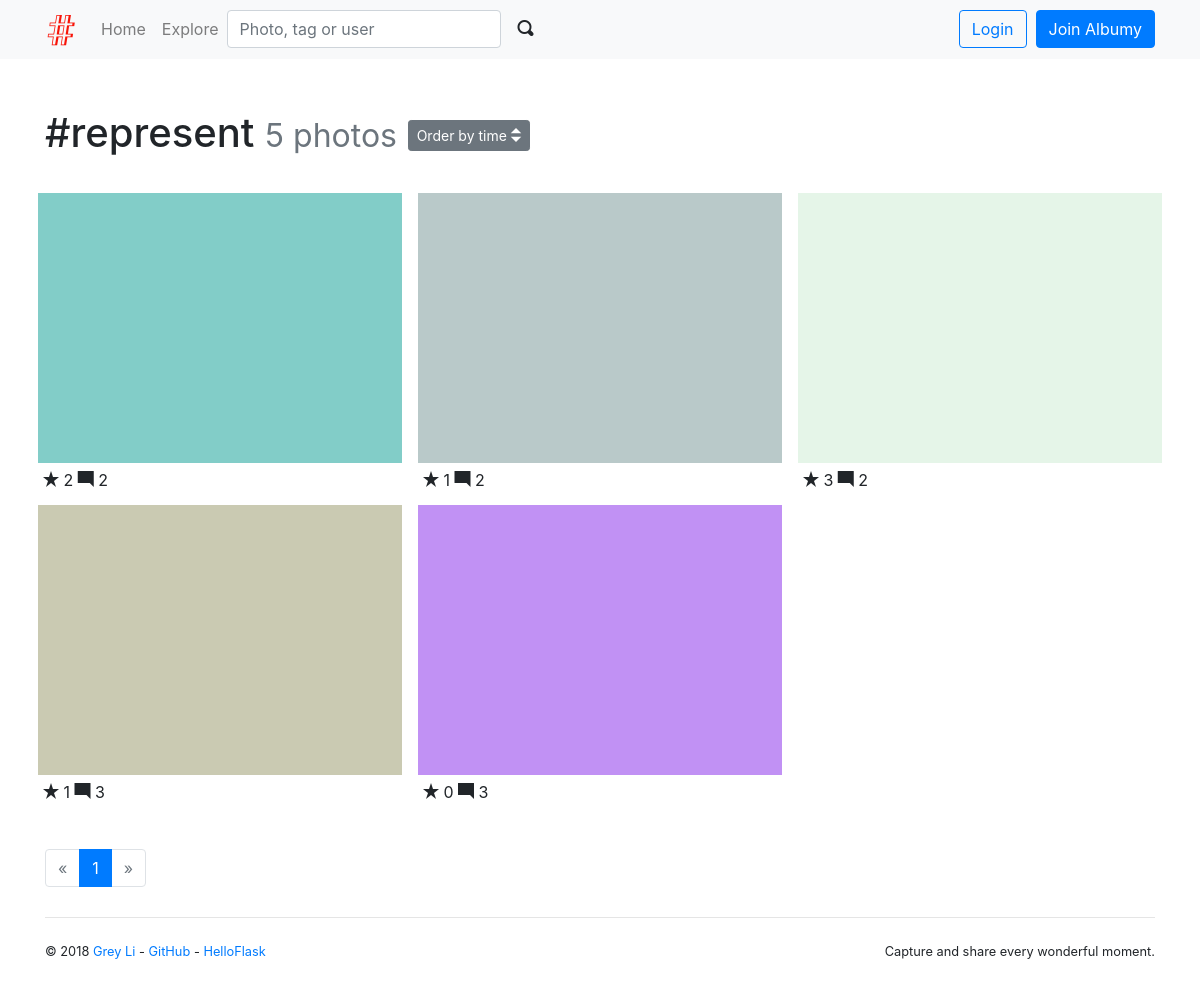
The page /tag/1 on the database its author committed.
### albumy/models.py (models this page shows)
@whooshee.register_model('name')
class Tag(db.Model):
    id = db.Column(db.Integer, primary_key=True)
    name = db.Column(db.String(64), index=True, unique=True)
    photos = db.relationship('Photo', secondary=tagging, back_populates='tags')

@whooshee.register_model('description')
class Photo(db.Model):
    id = db.Column(db.Integer, primary_key=True)
    description = db.Column(db.String(500))
    filename = db.Column(db.String(64))
    filename_s = db.Column(db.String(64))
    filename_m = db.Column(db.String(64))
    timestamp = db.Column(db.DateTime, default=datetime.utcnow, index=True)
    can_comment = db.Column(db.Boolean, default=True)
    flag = db.Column(db.Integer, default=0)
    author_id = db.Column(db.Integer, db.ForeignKey('user.id'))
    author = db.relationship('User', back_populates='photos')
    comments = db.relationship('Comment', back_populates='photo', cascade='all')
    collectors = db.relationship('Collect', back_populates='collected', cascade='all')
    tags = db.relationship('Tag', secondary=tagging, back_populates='photos')

### albumy/blueprints/main.py (the view)
@main_bp.route('/tag/<int:tag_id>', defaults={'order': 'by_time'})
@main_bp.route('/tag/<int:tag_id>/<order>')
def show_tag(tag_id, order):
    tag = Tag.query.get_or_404(tag_id)
    page = request.args.get('page', 1, type=int)
    per_page = current_app.config['ALBUMY_PHOTO_PER_PAGE']
    order_rule = 'time'
    pagination = Photo.query.with_parent(tag).order_by(Photo.timestamp.desc()).paginate(page, per_page)
    photos = pagination.items
    if order == 'by_collects':
        photos.sort(key=lambda x: len(x.collectors), reverse=True)
        order_rule = 'collects'
    return render_template('main/tag.html', tag=tag, pagination=pagination, photos=photos, order_rule=order_rule)

### albumy/__init__.py (called while the page is built)
def register_template_context(app):
    @app.context_processor
    def make_template_context():
        if current_user.is_authenticated:
            notification_count = Notification.query.with_parent(current_user).filter_by(is_read=False).count()
        else:
            notification_count = None
        return dict(notification_count=notification_count)

### albumy/extensions.py (called while the page is built)
    def can(self, permission_name):
        return False

### albumy/templates/main/tag.html (shortened to what this page needs)
{% extends 'base.html' %}
{% from 'bootstrap/pagination.html' import render_pagination %}
{% from 'bootstrap/form.html' import render_form %}
{% from 'macros.html' import photo_card with context %}
{% block content %}
    <div class="page-header">
        <h1>#{{ tag.name }}
            <small class="text-muted">{{ tag.photos|length }} photos</small>
            <span class="dropdown">
            <button class="btn btn-secondary btn-sm" type="button" id="dropdownMenuButton" data-toggle="dropdown"
                    aria-haspopup="true" aria-expanded="false">
                Order by {{ order_rule }} <span class="oi oi-elevator"></span>
            </button>
        </span>
        </h1>
    </div>
    <div class="row">
        {% for photo in photos %}
            {{ photo_card(photo) }}
        {% endfor %}
    </div>
    <div class="page-footer">
        {{ render_pagination(pagination, align='center') }}
    </div>
{% endblock %}

### albumy/templates/base.html (shortened to what this page needs)
{% from 'bootstrap/nav.html' import render_nav_item %}
<!DOCTYPE html>
<html lang="en">
<head>
    {% block head %}
        {% block styles %}
            <link rel="stylesheet" href="{{ url_for('static', filename='css/bootstrap.min.css') }}">
            <link rel="stylesheet" href="{{ url_for('static', filename='open-iconic/font/css/open-iconic-bootstrap.css') }}">
            <link rel="stylesheet" href="{{ url_for('static', filename='css/style.css') }}">
        {% endblock styles %}
    {% endblock head %}
</head>
<body>
{% block navbar %}
    <nav class="navbar navbar-expand-lg navbar-light bg-light">
        <div class="container">
            <a class="navbar-brand" href="{{ url_for('main.index') }}">
                <img src="{{ url_for('static', filename='favicon.ico') }}" alt="Albumy">
            </a>
            <div class="collapse navbar-collapse" id="navbarColor01">
                <div class="navbar-nav mr-auto">
                    {{ render_nav_item('main.index', 'Home') }}
                    {{ render_nav_item('main.explore', 'Explore') }}
                    <form class="form-inline my-2 my-lg-0" action="{{ url_for('main.search') }}">
                        <input type="text" name="q" class="form-control mr-sm-1" placeholder="Photo, tag or user"
                               required>
                        <button class="btn btn-light my-2 my-sm-0" type="submit">
                            <span class="oi oi-magnifying-glass"></span>
                        </button>
                    </form>
                </div>
                <div class="navbar-nav ml-auto">
                {% if current_user.is_authenticated %}
                    <a class="nav-item nav-link" href="{{ url_for('main.show_notifications', filter='unread') }}">
                        <span class="oi oi-bell"></span>
                        <span id="notification-badge"
                              class="{% if notification_count == 0 %}hide{% endif %} badge badge-danger badge-notification"
                              data-href="{{ url_for('ajax.notifications_count') }}">{{ notification_count }}</span>
                    </a>
                    <a class="nav-item nav-link" href="{{ url_for('main.upload') }}" title="Upload">
                        <span class="oi oi-cloud-upload"></span>&nbsp;&nbsp;
                    </a>
                    <div class="dropdown nav-item">
                        <a href="#" class="nav-link dropdown-toggle" data-toggle="dropdown" role="button"
                           aria-expanded="false">
                            <img class="avatar-xs"
                                 src="{{ url_for('main.get_avatar', filename=current_user.avatar_s) }}">
                            <span class="caret"></span>
                        </a>
                        <div class="dropdown-menu dropdown-menu-right" role="menu">
                            <h6 class="dropdown-header">Logged in as {{ current_user.username }}</h6>
                            <a class="dropdown-item" href="{{ url_for('user.index', username=current_user.username) }}">
                                <span class="oi oi-person"></span> My Home
                            </a>
                            <div class="dropdown-divider"></div>
                            <a class="dropdown-item" href="{{ url_for('user.edit_profile') }}">
                                <span class="oi oi-cog"></span> Settings
                            </a>
                            {% if current_user.can('MODERATE') %}
                                <a class="dropdown-item" href="{{ url_for('admin.index') }}">
                                    <span class="oi oi-dashboard"></span> Dashboard
                                </a>
                            {% endif %}
                            <a class="dropdown-item" href="{{ url_for('auth.logout') }}">
                                <span class="oi oi-power-standby"></span> Logout
                            </a>
                        </div>
                    </div>
                {% else %}
                    <a class="btn btn-outline-primary" href="{{ url_for('auth.login') }}">Login</a>&nbsp;&nbsp;
                    <a class="btn btn-primary" href="{{ url_for('auth.register') }}">Join Albumy</a>
                {% endif %}
                </div>
            </div>
        </div>
    </nav>
{% endblock %}
<main>
    <div class="container">
        {% block content %}{% endblock %}
        {% block footer %}
            <footer>
                <p class="float-left">
                    <small>&copy; 2018
                        <a href="http://greyli.com" title="Written by Grey Li">Grey Li</a> -
                        <a href="https://github.com/greyli/albumy" title="Fork me on GitHub">GitHub</a> -
                        <a href="http://helloflask.com" title="A HelloFlask project">HelloFlask</a>
                    </small>
                </p>
                <p class="float-right">
                    <small>Capture and share every wonderful moment.</small>
                </p>
            </footer>
        {% endblock %}
    </div>
</main>
</body>
</html>

### albumy/templates/macros.html (shortened to what this page needs)
{% macro photo_card(photo) %}
    <div class="photo-card card">
        <a class="card-thumbnail" href="{{ url_for('main.show_photo', photo_id=photo.id) }}">
            <img class="card-img-top portrait" src="{{ url_for('main.get_image', filename=photo.filename_s) }}">
        </a>
        <div class="card-body">
            <span class="oi oi-star"></span> {{ photo.collectors|length }}
            <span class="oi oi-comment-square"></span> {{ photo.comments|length }}
        </div>
    </div>
{% endmacro %}

### albumy/static/css/style.css (style rules this page uses)
.page-header { padding-top: 20px; padding-bottom: 20px; }
.page-footer { padding-top: 40px; }
nav { margin-bottom: 30px; }
footer { margin: 30px 0; padding: 20px 0; border-top: 1px solid #e5e5e5; }
.photo-card { float: left; width: 33.333%; padding: 0.5rem 0.5rem 0 0.5rem; border: 0; }
.photo-card .card-body { padding: 5px; }
.card-thumbnail { position: relative; width: auto; height: 20em; overflow: hidden; }
.card-thumbnail img { position: absolute; left: 50%; top: 50%; height: 100%; width: auto; -webkit-transform: translate(-50%, -50%); -ms-transform: translate(-50%, -50%); transform: translate(-50%, -50%); }
.card-thumbnail img.portrait { width: 100%; height: auto; }
@media (max-width: 1280px) { .card-thumbnail { height: 270px; } }

### rows shown on the page
Tag: name "represent"
Photo: filename_s (picture), collectors|length "2", comments|length "2"
Photo: filename_s (picture), collectors|length "1", comments|length "2"
Photo: filename_s (picture), collectors|length "3", comments|length "2"
Photo: filename_s (picture), collectors|length "1", comments|length "3"
Photo: filename_s (picture), collectors|length "0", comments|length "3"

### other values the page prints
{{ render_nav_item('main.index', 'Home') }} "Home"
{{ render_nav_item('main.explore', 'Explore') }} "Explore"
{{ tag.photos|length }} "5"
{{ order_rule }} "time"
{{ render_pagination(pagination, align='center') }} "« 1 »"
